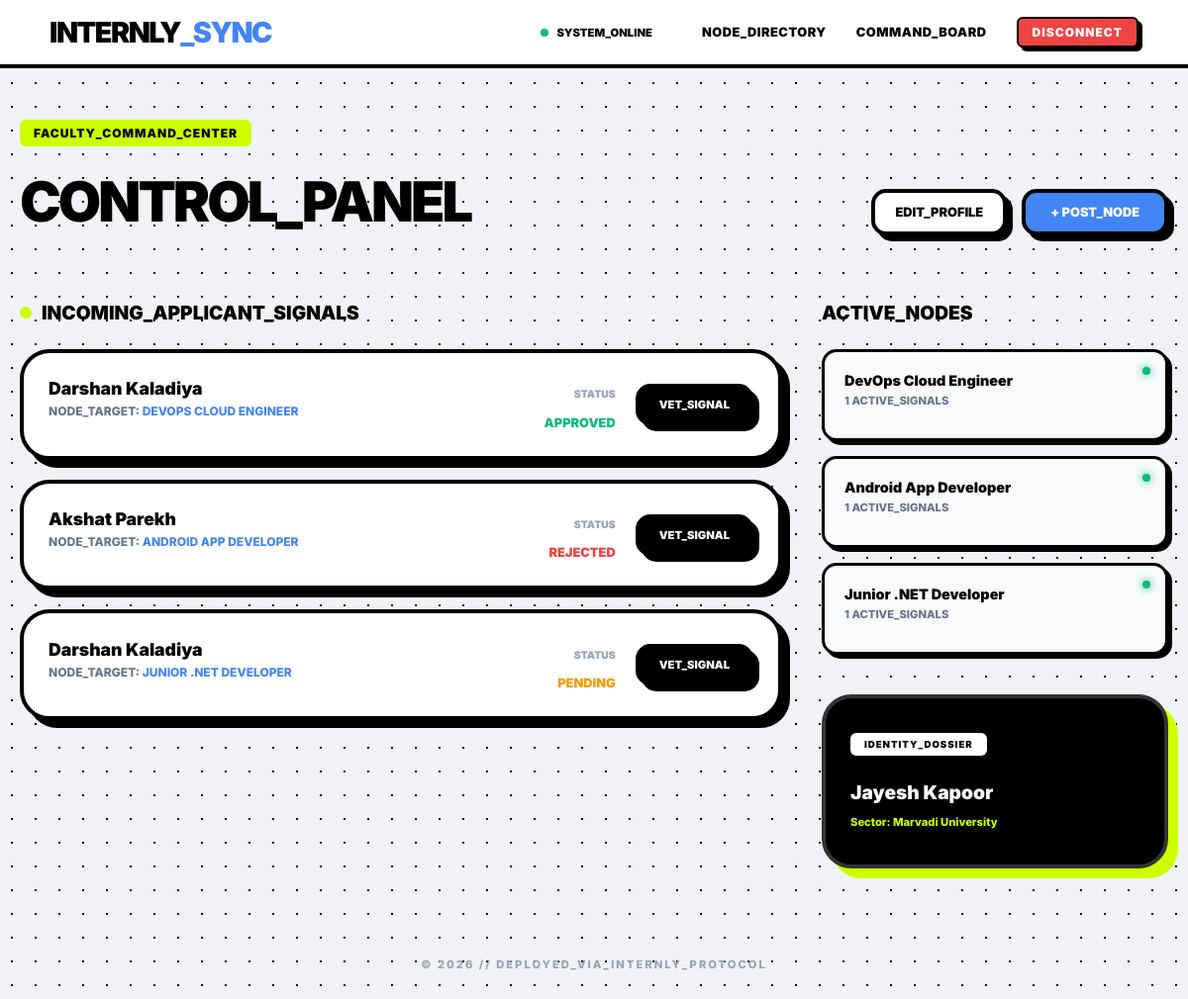
Screenshot of /faculty/dashboard/ (signed in) with the database file from the repository.
### management/models.py (models this page shows, shortened)
class Application(models.Model):
    STATUS_CHOICES = (
        ('PENDING', 'Pending'),
        ('APPROVED', 'Approved'),
        ('REJECTED', 'Rejected'),
    )
    student = models.ForeignKey(User, on_delete=models.CASCADE, related_name='applications')
    internship = models.ForeignKey(Internship, on_delete=models.CASCADE, related_name='application_set')
    status = models.CharField(max_length=10, choices=STATUS_CHOICES, default='PENDING')
    applied_at = models.DateTimeField(auto_now_add=True)

class UserProfile(models.Model):
    ROLE_CHOICES = (
        ('STUDENT', 'Student'),
        ('FACULTY', 'Faculty'),
    )
    user = models.OneToOneField(User, on_delete=models.CASCADE)
    role = models.CharField(max_length=10, choices=ROLE_CHOICES, default='STUDENT')
    full_name = models.CharField(max_length=100, blank=True, null=True)
    academy_name = models.CharField(max_length=200, blank=True, null=True)
    bio = models.TextField(blank=True, null=True)
    phone_number = models.CharField(max_length=15, blank=True, null=True)
    office_location = models.CharField(max_length=100, blank=True, null=True)
    research_interest = models.CharField(max_length=255, blank=True, null=True)
    major = models.CharField(max_length=100, blank=True, null=True)
    gpa = models.DecimalField(max_digits=4, decimal_places=2, blank=True, null=True)
    skills = models.TextField(blank=True, null=True)
    resume = models.FileField(upload_to='resumes/', blank=True, null=True)

class Internship(models.Model):
    faculty = models.ForeignKey(User, on_delete=models.CASCADE, related_name='posted_internships')
    title = models.CharField(max_length=200)
    company_name = models.CharField(max_length=200, default="Institutional Dept")
    stipend = models.CharField(max_length=100, blank=True, null=True)
    external_apply_link = models.URLField(blank=True, null=True)
    description = models.TextField()
    required_skills = models.TextField()
    location = models.CharField(max_length=100, default="Remote")
    deadline = models.DateTimeField()
    created_at = models.DateTimeField(auto_now_add=True)

### management/views.py (the view)
# urls.py: path('faculty/dashboard/', views.faculty_dashboard, name='faculty_dashboard'),
@login_required
def faculty_dashboard(request):
    posted = Internship.objects.filter(faculty=request.user)
    apps = Application.objects.filter(internship__faculty=request.user)
    return render(request, 'management/faculty_dashboard.html', {
        'posted_internships': posted,
        'applications': apps
    })

### management/templates/management/faculty_dashboard.html
{% extends 'management/base.html' %}
{% block content %}
<div style="max-width: 1200px; margin: 0 auto; padding: 40px 20px;">
    <div style="display: flex; justify-content: space-between; align-items: flex-end; margin-bottom: 50px;">
        <div>
            <p class="industrial-label" style="background: var(--sync-neon); color: black;">Faculty_Command_Center</p>
            <h1 style="font-size: 3.5rem; font-weight: 950; letter-spacing: -3px; margin: 10px 0 0; text-transform: uppercase;">Control_Panel</h1>
        </div>
        <div style="display: flex; gap: 15px;">
            <a href="{% url 'edit_faculty_profile' %}" class="sync-btn" style="background: white; color: black; font-size: 0.8rem; padding: 12px 20px; text-decoration: none;">
                EDIT_PROFILE
            </a>
            <a href="{% url 'post_internship' %}" class="sync-btn" style="background: var(--sync-blue); font-size: 0.8rem; padding: 12px 25px; text-decoration: none; color: white;">
                + POST_NODE
            </a>
        </div>
    </div>
    <div style="display: grid; grid-template-columns: 1fr 350px; gap: 40px;">
        <div>
            <h2 style="font-weight: 950; text-transform: uppercase; font-size: 1.2rem; margin-bottom: 25px; display: flex; align-items: center; gap: 10px;">
                <span style="width: 12px; height: 12px; background: var(--sync-neon); display: inline-block; border-radius: 50%;"></span>
                Incoming_Applicant_Signals
            </h2>
            {% if applications %}
                <div style="display: flex; flex-direction: column; gap: 20px;">
                    {% for app in applications %}
                    <div class="brutalist-card" style="padding: 25px; background: white; display: flex; justify-content: space-between; align-items: center; border: 4px solid black; box-shadow: 8px 8px 0px black;">
                        <div>
                            <p style="font-weight: 900; font-size: 1.1rem; margin: 0;">{{ app.student.userprofile.full_name|default:app.student.username }}</p>
                            <p style="font-size: 0.75rem; font-weight: 800; color: #64748b; text-transform: uppercase; margin-top: 5px;">
                                Node_Target: <span style="color: var(--sync-blue);">{{ app.internship.title }}</span>
                            </p>
                        </div>
                        <div style="display: flex; align-items: center; gap: 20px;">
                            <div style="text-align: right;">
                                <p style="font-size: 0.65rem; font-weight: 900; color: #94a3b8; text-transform: uppercase;">Status</p>
                                <span style="font-weight: 950; font-size: 0.8rem; {% if app.status == 'APPROVED' %}color: #10b981;{% elif app.status == 'REJECTED' %}color: #ef4444;{% else %}color: #f59e0b;{% endif %}">
                                    {{ app.status }}
                                </span>
                            </div>
                            <a href="{% url 'view_student_profile' app.student.pk app.internship.pk %}" class="sync-btn" style="padding: 10px 20px; font-size: 0.7rem; background: black; text-decoration: none; color: white;">
                                VET_SIGNAL
                            </a>
                        </div>
                    </div>
                    {% endfor %}
                </div>
            {% else %}
                <div style="border: 4px dashed #cbd5e1; padding: 60px; text-align: center; border-radius: 20px;">
                    <p style="font-weight: 800; color: #94a3b8; text-transform: uppercase;">Zero activity detected in the applicant network.</p>
                </div>
            {% endif %}
        </div>
        <div>
            <h2 style="font-weight: 950; text-transform: uppercase; font-size: 1.2rem; margin-bottom: 25px;">Active_Nodes</h2>
            <div style="display: flex; flex-direction: column; gap: 15px;">
                {% for node in posted_internships %}
                <div style="background: #f8fafc; border: 3px solid black; padding: 20px; border-radius: 15px; position: relative; box-shadow: 4px 4px 0px black;">
                    <p style="font-weight: 950; font-size: 0.9rem; margin: 0; padding-right: 40px;">{{ node.title }}</p>
                    <p style="font-size: 0.7rem; font-weight: 800; color: #64748b; margin-top: 5px;">
                        {{ node.application_set.count }} ACTIVE_SIGNALS
                    </p>
                    <div style="position: absolute; top: 15px; right: 15px; width: 8px; height: 8px; background: #10b981; border-radius: 50%; box-shadow: 0 0 8px #10b981;"></div>
                </div>
                {% empty %}
                <p style="font-weight: 800; font-size: 0.8rem; color: #94a3b8; text-align: center;">NO_POSTED_NODES_FOUND</p>
                {% endfor %}
            </div>
            <div class="brutalist-card" style="margin-top: 40px; padding: 25px; background: black; color: white; border: 4px solid #333; box-shadow: 10px 10px 0px var(--sync-neon);">
                <p class="industrial-label" style="background: white; color: black; font-size: 0.6rem;">Identity_Dossier</p>
                <p style="font-weight: 950; font-size: 1.2rem; margin: 15px 0 5px;">{{ user.userprofile.full_name|default:user.username }}</p>
                <p style="font-weight: 800; font-size: 0.7rem; color: var(--sync-neon);">Sector: {{ user.userprofile.office_location|default:"NOT_ASSIGNED" }}</p>
            </div>
        </div>
    </div>
</div>
{% endblock %}

### management/templates/management/base.html (style rules this page uses)
:root { --sync-blue: #4285f4; --sync-neon: #ccff00; --sync-red: #ef4444; --sync-bg: #f0f2f5; --sync-border: #000000; }
body { background-color: var(--sync-bg); background-image: radial-gradient(var(--sync-border) 0.8px, transparent 0.8px); background-size: 24px 24px; font-family: 'Inter', sans-serif; margin: 0; color: var(--sync-border); }
.brutalist-card { background: white; border: 4px solid var(--sync-border); border-radius: 30px; box-shadow: 12px 12px 0px var(--sync-border); padding: 40px; }
.industrial-label { display: inline-block; background: var(--sync-border); color: white; padding: 6px 14px; font-weight: 900; text-transform: uppercase; font-size: 0.75rem; border-radius: 6px; letter-spacing: 1px; }
.sync-btn { background: var(--sync-blue); color: white; border: 4px solid var(--sync-border); padding: 18px 32px; border-radius: 15px; font-weight: 900; text-transform: uppercase; text-decoration: none; box-shadow: 6px 6px 0px var(--sync-border); transition: all 0.1s; display: inline-block; cursor: pointer; }

### rows the page displays
Application: student.userprofile.full_name "Darshan Kaladiya", internship "DEVOPS CLOUD ENGINEER", status "APPROVED"
Application: student.userprofile.full_name "Akshat Parekh", internship "ANDROID APP DEVELOPER", status "REJECTED"
Application: student.userprofile.full_name "Darshan Kaladiya", internship "JUNIOR .NET DEVELOPER", status "PENDING"
Internship: title "DevOps Cloud Engineer", application_set.count "1"
Internship: title "Android App Developer", application_set.count "1"
Internship: title "Junior .NET Developer", application_set.count "1"

### other values shown
{{ user.userprofile.full_name|default:user.username }} "Jayesh Kapoor"
{{ user.userprofile.office_location|default:"NOT_ASSIGNED" }} "Marvadi University"
